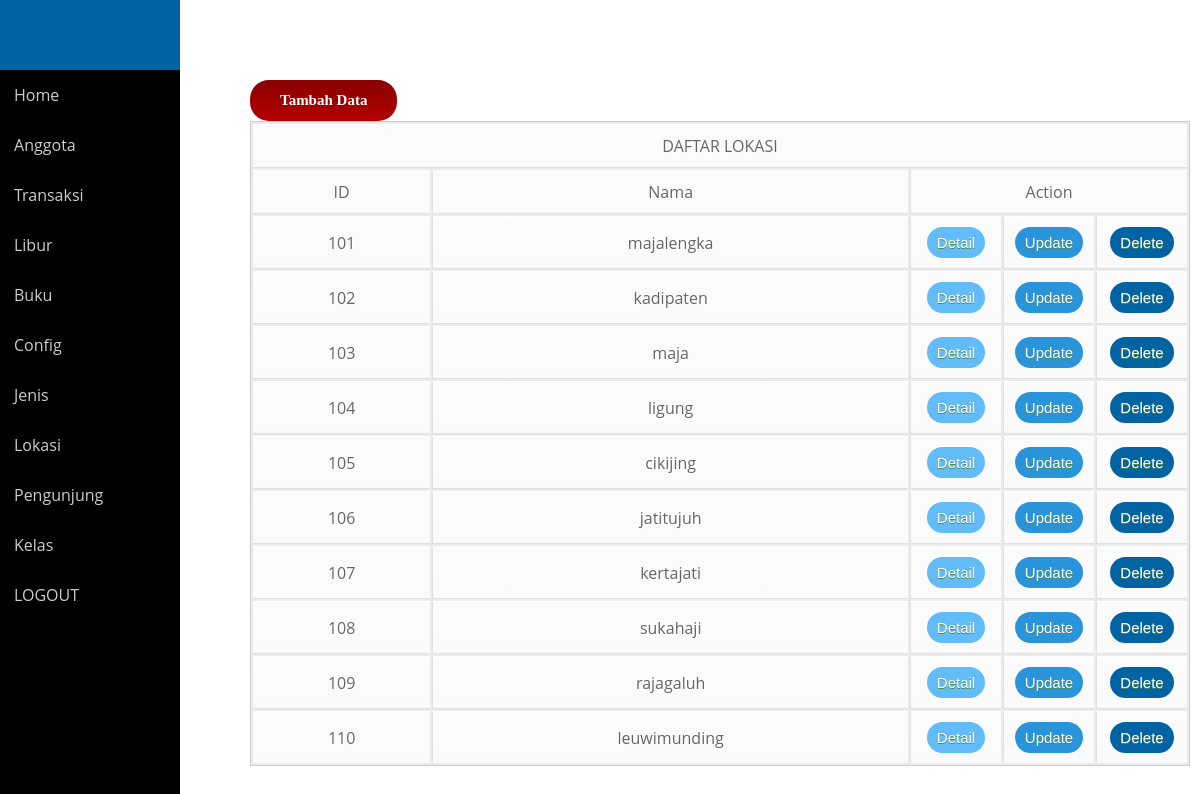
Page /perpus/lokasi.php (signed in) on the committed database.
### tables this page shows
CREATE TABLE IF NOT EXISTS `lokasi` (
`id_lokasi` int(5) NOT NULL,
  `nama` varchar(20) NOT NULL
);

### perpus/lokasi.php (the view, shortened to what this page needs)
<!DOCTYPE html>
<html>
  <head>
    <link rel="stylesheet" type="text/css" href="style2.css">
  </head>
<body>
  <nav>
  </nav>
            <div class="sidebar">
                <ul class="nav side-menu">
        <ul>
    <li><a href="index.php">Home</a></li>
      <li><a href="anggota.php">Anggota</a></li>
      <li><a href="Transaksi.php">Transaksi</a></li>
      <li><a href="libur.php">Libur</a></li>
      <li><a href="buku.php">Buku</a></li>
      <li><a href="config.php">Config</a></li>
      <li><a href="jenis.php">Jenis</a></li>
      <li><a href="lokasi.php">Lokasi</a></li>
      <li><a href="pengunjung.php">Pengunjung</a></li>
      <li><a href="kelas.php">Kelas</a></li>
      <li><a href="logout.php">LOGOUT</a></li>
    </ul>
    </ul>
  </div>
             <div class="right_col" role="main">
    <div class="isimain">
        <a href="tambah_lokasi.php" class="tdata">Tambah Data</a>
      <?php
        $link = koneksi_db();
        $sql = "SELECT * FROM lokasi";
        $res = mysqli_query($link,$sql);
        $banyakrecord = mysqli_num_rows($res);
        if($banyakrecord > 0){
          ?>
            <table class="tb1">
              <tr>
                <td colspan="10">
                  DAFTAR LOKASI
                </td>
              </tr>
              <tr>
                <td>ID</td>
                <td>Nama</td>
                <td colspan="3">Action</td>
              </tr>
              <?php
              while($data=mysqli_fetch_array($res)){
              ?>
              <tr>
                <td>
                  <?php echo $data['id_lokasi'];?>
                </td>
                <td>
                  <?php echo $data['nama'];?>
                </td>
                 <td width="70px">
                  <a href="detail_lokasi.php?id_lokasi=<?=$data["id_lokasi"]?>" class="myButton">Detail</a>
                </td>
                <td width="70px">
                   <a href="update_lokasi.php?id_lokasi=<?=$data["id_lokasi"]?>" class="update">Update</a>
                </td>
                <td width="70px">
                    <a href="delete_lokasi.php?id_lokasi=<?=$data["id_lokasi"]?>" onclick="return confirm('Apakah anda yakin ingin menghapus data ini?')" class="delete">Delete</a>
                </td>
              </tr>
              <?php
            }
            ?>
          </table>
          <?php
        }
          ?>
      </div>
    </div>
  </body>
</html>

### perpus/style2.css (style rules this page uses)
body { font-family: 'Open Sans', sans-serif; }
* { margin: 0; padding: 0; font-family: 'Open Sans', sans-serif; }
nav { width: 15%; height: 70px; background: #0263a2; position: fixed; z-index: 999; }
a { text-decoration: none; }
.sidebar { width: 15%; background: #000; position: fixed; height: 500%; padding-top: 70px; overflow: hidden; float: left; }
.sidebar ul li { list-style: none; }
.sidebar ul li a { padding: 14px; width: 50%; color: #ccc; display: block; transition: 0.4s; }
.isimain { padding: 80px 10px 30px 250px; }
.myButton { background-color:#61bcf7; -moz-border-radius:8px; -webkit-border-radius:28px; border-radius:28px; border:0px solid #000000; display:inline-block; cursor:pointer; color:#ffffff; font-family:Arial; font-size:15px; padding:7px 10px; text-decoration:none; text-shadow:0px 1px 0px #558a4d; }
.update { background-color: #2994da; -moz-border-radius:8px; -webkit-border-radius:28px; border-radius:28px; border:0px solid #000000; display:inline-block; cursor:pointer; color:white; font-family:Arial; font-size:15px; padding:7px 10px; text-decoration:none; text-shadow:0px 1px 0px #558a4d; }
.delete { background-color: #0263a2; -moz-border-radius:8px; -webkit-border-radius:28px; border-radius:28px; border:0px solid #000000; display:inline-block; cursor:pointer; color:#ffffff; font-family:Arial; font-size:15px; padding:7px 10px; text-decoration:none; text-shadow:0px 1px 0px #558a4d; }
.tdata { background:-webkit-gradient(linear, left top, left bottom, color-stop(0.05, #8a0000), color-stop(1, #b50000)); background:-moz-linear-gradient(top, #8a0000 5%, #b50000 100%); background:-webkit-linear-gradient(top, #8a0000 5%, #b50000 100%); background:-o-linear-gradient(top, #8a0000 5%, #b50000 100%); background:-ms-linear-gradient(top, #8a0000 5%, #b50000 100%); background:linear-gradient(to bottom, #8a0000 5%, #b50000 100%); filter:progid:DXImageTransform.Microsoft.gradient(startColorstr='#8a0000', endColorstr='#b50000',GradientType=0); background-color:#8a0000; -moz-border-radius:19px; -webkit-border-radius:19px; border-radius:19px; display:inline-block; cursor:pointer; color:#ffffff; font-family:Trebuchet MS; font-size:15px; font-weight:bold; padding:12px 30px; text-decoration:none; }
.tb1 { font-family: Arial, Helvetica, sans-serif; color: #666; text-shadow: 1px 1px 0px #fff; background: #eaebec; border : #ccc 1px solid; text-align: center; width: 100%; }
.tb1 tr { text-align: center; padding-left: 10px; }
.tb1 td:first-child { text-align: center; padding-left: 10px; border-left: 0; }
.tb1 td { padding: 10px; border-top: 1px solid #ffffff; border-bottom: 1px solid #e0e0e0; border-left: 1px solid #e0e0e0; background: #fafafa; background: -webkit-gradient(linear, left top, left bottom, from(#fbfbfb), to(#fafafa)); background: -moz-linear-gradient(top, #fbfbfb, #fafafa); }
.tb1 tr:last-child td { border-bottom: 0; }
.tb1 tr:last-child td:first-child { -moz-border-radius-bottomleft: 3px; -webkit-border-bottom-left-radius: 3px; border-bottom-left-radius: 3px; }
.tb1 tr:last-child td:last-child { -moz-border-radius-bottomright: 3px; -webkit-border-bottom-right-radius: 3px; border-bottom-right-radius: 3px; }

### rows in the picture
lokasi: id_lokasi "101", nama "majalengka"
lokasi: id_lokasi "102", nama "kadipaten"
lokasi: id_lokasi "103", nama "maja"
lokasi: id_lokasi "104", nama "ligung"
lokasi: id_lokasi "105", nama "cikijing"
lokasi: id_lokasi "106", nama "jatitujuh"
lokasi: id_lokasi "107", nama "kertajati"
lokasi: id_lokasi "108", nama "sukahaji"
lokasi: id_lokasi "109", nama "rajagaluh"
lokasi: id_lokasi "110", nama "leuwimunding"
